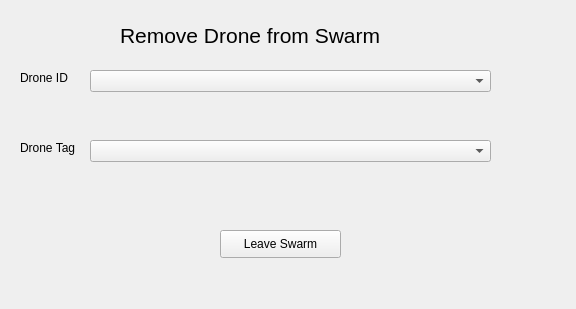
<?xml version="1.0" encoding="UTF-8"?>
<ui version="4.0">
 <class>Form</class>
 <widget class="QWidget" name="Form">
  <property name="geometry">
   <rect>
    <x>0</x>
    <y>0</y>
    <width>576</width>
    <height>309</height>
   </rect>
  </property>
  <property name="windowTitle">
   <string>Form</string>
  </property>
  <widget class="QLabel" name="label">
   <property name="geometry">
    <rect>
     <x>120</x>
     <y>-30</y>
     <width>341</width>
     <height>131</height>
    </rect>
   </property>
   <property name="font">
    <font>
     <pointsize>16</pointsize>
    </font>
   </property>
   <property name="text">
    <string>Remove Drone from Swarm</string>
   </property>
  </widget>
  <widget class="QPushButton" name="leaveSwarmButton">
   <property name="geometry">
    <rect>
     <x>220</x>
     <y>230</y>
     <width>121</width>
     <height>28</height>
    </rect>
   </property>
   <property name="text">
    <string>Leave Swarm</string>
   </property>
  </widget>
  <widget class="QComboBox" name="DroneID">
   <property name="geometry">
    <rect>
     <x>90</x>
     <y>70</y>
     <width>401</width>
     <height>22</height>
    </rect>
   </property>
  </widget>
  <widget class="QLabel" name="label_2">
   <property name="geometry">
    <rect>
     <x>20</x>
     <y>70</y>
     <width>55</width>
     <height>16</height>
    </rect>
   </property>
   <property name="text">
    <string>Drone ID</string>
   </property>
  </widget>
  <widget class="QLabel" name="label_4">
   <property name="geometry">
    <rect>
     <x>20</x>
     <y>140</y>
     <width>61</width>
     <height>16</height>
    </rect>
   </property>
   <property name="text">
    <string>Drone Tag</string>
   </property>
  </widget>
  <widget class="QComboBox" name="DroneTag">
   <property name="geometry">
    <rect>
     <x>90</x>
     <y>140</y>
     <width>401</width>
     <height>22</height>
    </rect>
   </property>
  </widget>
 </widget>
 <resources/>
 <connections/>
</ui>
